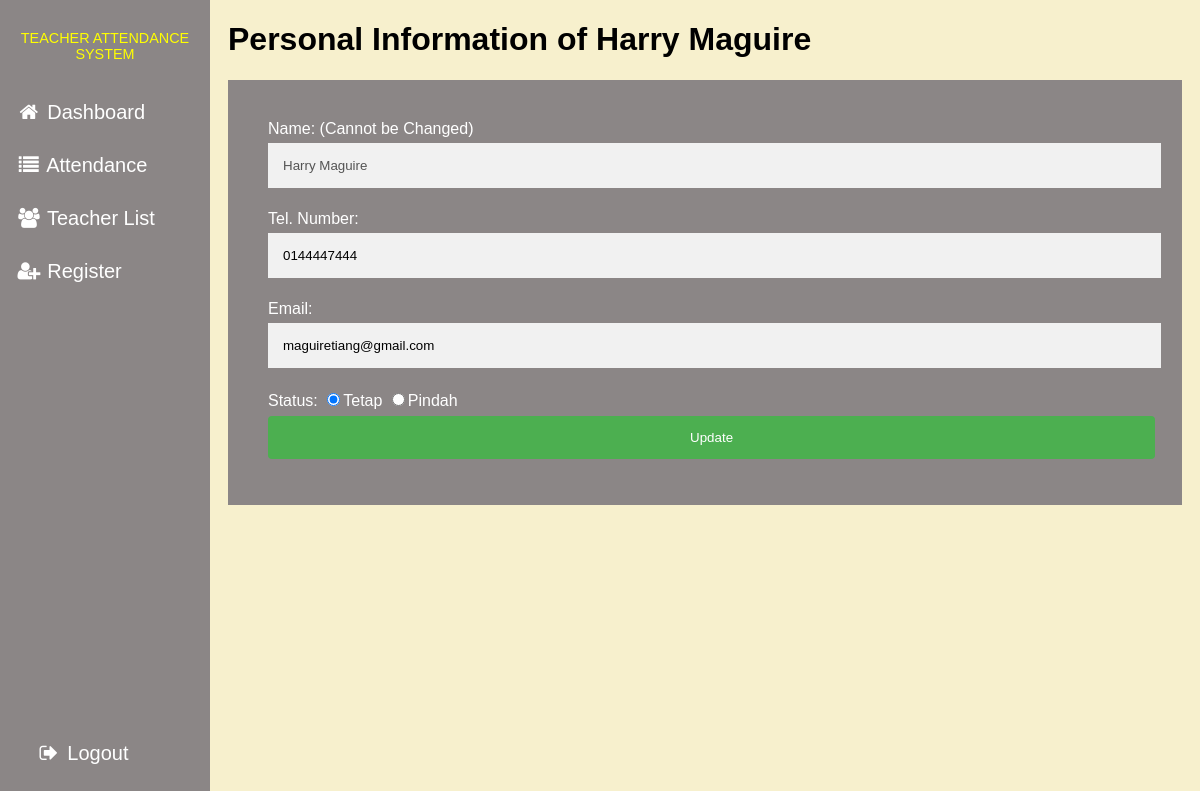
The app's page /admin/listEdit.php?edit=49 (signed in) with its own data.
### tables this page shows
CREATE TABLE `teacher` (
  `teacherID` int(11) NOT NULL,
  `teacherName` varchar(99) NOT NULL,
  `teacherTelNo` varchar(99) NOT NULL,
  `teacherEmail` varchar(99) NOT NULL,
  `teacherStatus` varchar(99) NOT NULL
);

### admin/listEdit.php (the view, shortened to what this page needs)
<?php
	include("edit_data.php");
    if (isset($_GET['edit'])) {
		$id = $_GET['edit'];
		$records = mysqli_query($con, "SELECT * FROM teacher WHERE teacherID=$id");
		while($data = mysqli_fetch_array($records))
		{
			$name=$data['teacherName'];
			$telno=$data['teacherTelNo'];
			$email=$data['teacherEmail'];
			$status=$data['teacherStatus'];
		}
	}
?>
<!DOCTYPE html>
<html>
	<head>
		<link rel="stylesheet" href="https://cdnjs.cloudflare.com/ajax/libs/font-awesome/4.7.0/css/font-awesome.min.css">
		<link rel="stylesheet" href="adminstyle.css">
	</head>
	<body>
		<div class="sidebar">
			<p class="sidetitle">TEACHER ATTENDANCE SYSTEM</p>
			<br>
			<a href="admin.php"><i class="fa fa-fw fa-home"></i> Dashboard</a>
			<br>
			<a href="attendancerecord.php"><i class="fa fa-fw fa-list"></i> Attendance</a>
			<br>
			<a href="list.php"><i class="fa fa-fw fa-users"></i> Teacher List</a>
			<br>
			<a href="register.php"><i class="fa fa-fw fa-user-plus"></i> Register</a>
			<br>
			<div class="bottomleft">
				<a href="logout.php"><i class="fa fa-fw fa-sign-out"></i> Logout</a>
			</div>
		</div>
		<div class="main">
			<h1>Personal Information of <?php echo $name; ?> </h1>
			<div class='container'>
				<form method="POST" enctype="multipart/form-data">
				Name: (Cannot be Changed)<input type="text" name="name" value="<?php echo $name; ?>" disabled>
				Tel. Number: <input type="text" name="telno" value="<?php echo $telno; ?>">
				Email: <input type="email" name="email" value="<?php echo $email; ?>">
				Status:
				<input type="radio" name="status" <?php if (isset($status) && $status=="Tetap") echo "checked";?> value="Tetap">Tetap
  				<input type="radio" name="status" <?php if (isset($status) && $status=="Pindah") echo "checked";?> value="Pindah">Pindah
				<button type="submit" class="registerbtn" name="update">Update</button>
				</form>
			</div>
		</div>
		<br>
	</body>
</html>

### admin/adminstyle.css (style rules this page uses)
body, html { height: 99%; font-family: Arial, Helvetica, sans-serif; background-color:rgb(247, 240, 205) }
.sidebar { height: 99%; width: 210px; position: fixed; z-index: 1; top: 0; left: 0; background-color: rgb(139, 134, 134); overflow-x: hidden; padding-top: 16px; }
.sidebar a { padding: 6px 8px 6px 16px; text-decoration: none; font-size: 20px; color: #ffffff; display: block; }
.main { margin-left: 210px; padding: 0px 10px; }
.bottomleft { position: absolute; bottom: 50px; left: 20px; font-size: 20px; }
.container { padding: 40px; background-color: rgb(139, 134, 134); color: #ffffff; }
input[type=text], input[type=password], input[type=disabled], input[type=email], textarea { width: 98.7%; padding: 15px; margin: 5px 0 22px 0; display: inline-block; border: none; background: #f1f1f1; }
div { padding: 10px 0; }
.registerbtn { align-items: center; width: 101.5%; background-color: #4CAF50; color: white; padding: 14px 20px; margin: 6px 0; border: none; border-radius: 4px; cursor: pointer; }
.sidetitle { font-size: 90%; text-align:center; color:yellow; }

### records on screen
teacher: teacherName "Harry Maguire", name "Harry Maguire", telno "0144447444", email "maguiretiang@gmail.com", teacherStatus "☑"
